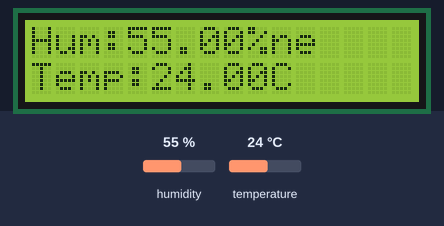
Simulated run of this sketch. Board: Arduino Uno, built with avr-gcc and run on an emulated ATmega328P. On the bench: 16×2 character LCD. The inputs (shaded band) are chosen by the test bench; at power-on: humidity 55 %, temperature 24 °C. What the sketch prints to the serial monitor is not drawn.

Above: at 6.6 s.
6.7 s: humidity set to 22 %
At 10.2 s:
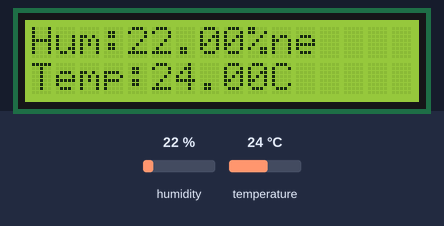
11.2 s: temperature set to 12 °C
At 13.5 s:
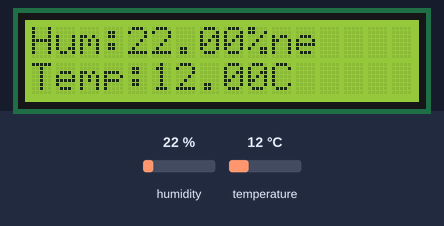
15.7 s: humidity set to 40 %
At 18.9 s:
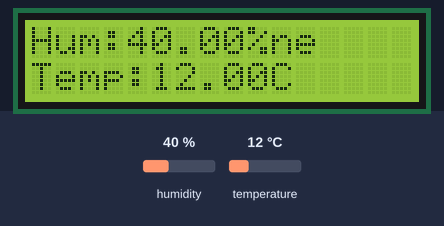
20.2 s: temperature set to 19 °C
At 22.2 s:
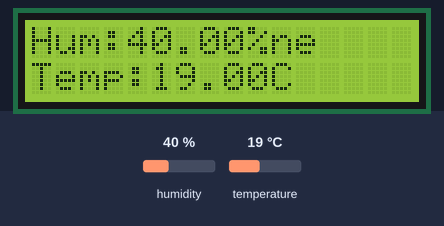
Timing chart, 0 to 23.7 s (numbered marks = the images above; inputs shaded):
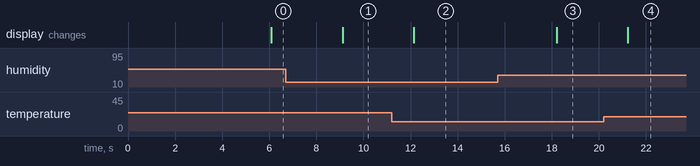

The sketch:

FRANK_CODE.ino
```cpp
#include<LiquidCrystal.h>
LiquidCrystal lcd( 6,7,2,3,4,5);
#define breaker 13
#include "DHT.h"
#define DHTPIN 8
#define DHTTYPE DHT11
DHT dht(DHTPIN, DHTTYPE);
void setup() {

   Serial.begin(9600);
    lcd.begin(16,2);
    lcd.setCursor(0,0);
    lcd.print("dawilly gene");
    delay(3000);
    Serial.println(F("DHTxx test!"));

  dht.begin();


  // By default the relay is off
  digitalWrite(breaker,LOW);
  // Initializing serial commmunication


  }


void loop(){
  delay(3000);

  float h = dht.readHumidity();
  float t = dht.readTemperature();

  float f = dht.readTemperature(true);
 //lcd.clear();
  lcd.setCursor(0,0);
  lcd.print("Hum:");
  lcd.setCursor(4,0);
  lcd.print(h);
   lcd.setCursor(9,0);
     lcd.print("%");
     lcd.setCursor(0,1);
  lcd.print("Temp:");
  lcd.setCursor(5,1);
  lcd.print(t);
   lcd.setCursor(10,1);
     lcd.print("C");


}
```

Measured:
- after the input at 6.7 s, the display: changes after 2.4 s (image 1)
- after the input at 11.2 s, the display: changes after 0.95 s (image 2)
- after the input at 15.7 s, the display: changes after 2.5 s (image 3)
- after the input at 20.2 s, the display: changes after 1.0 s (image 4)
